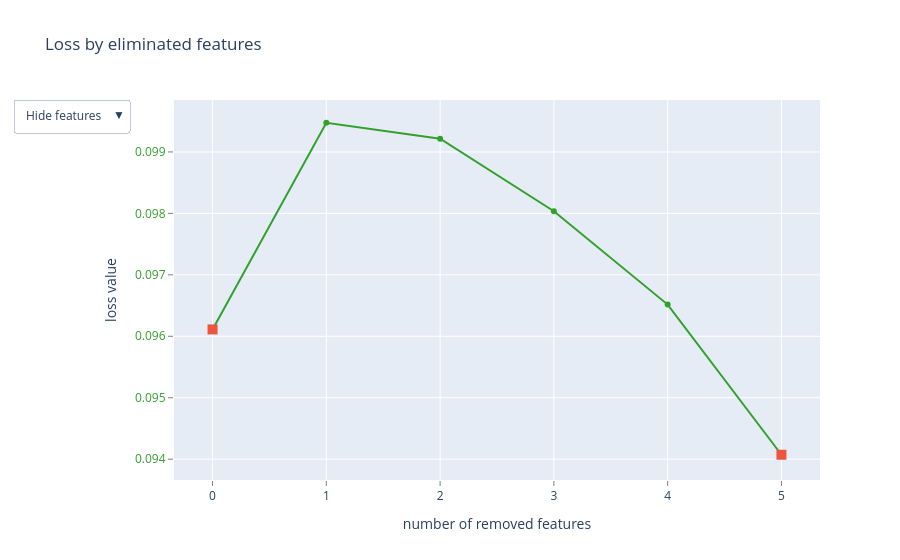

The notebook cell saved with this chart:
### Code cell
# Инициализация модели
params = {
    'depth': 4,
    'learning_rate': 0.14426903489208018,
    'iterations': 1000,
    'l2_leaf_reg': 0.7800985529013594,
    'random_seed': 42,
    'eval_metric': 'AUC',
    'use_best_model': True,
    'verbose': 0, 
    'border_count': 103,   # для числовых фич
    'bagging_temperature': 0.47781817497692847,
    'random_strength': 0.6401381492117277
}
model_CBC = cb.CatBoostClassifier(**params)

# Отбор оптимального числа признаков
summary = model_CBC.select_features(
    train_pool_tg_enc,
    eval_set=valid_pool_tg_enc,
    features_for_select="0-{}".format(X_train_CBC.shape[1] - 1),
    num_features_to_select=8,
    steps=1,
    algorithm="RecursiveByShapValues",
    shap_calc_type="Regular",
    plot=True
)

# Отобранные фичи
selected_features = summary["selected_features"]
feature_names = X_train_CBC.columns[selected_features].to_list()
print('Отобранные признаки:')
print(*feature_names, sep=', ')

### Figure 1 — Plotly figure (JSON) as saved in the notebook; plotly's stock layout.template omitted (floating-point values rounded to 4 significant figures)
{"data": [{"line": {"color": "rgb(51,160,44)"}, "mode": "lines+markers", "name": "", "text": ["", "spore-pattern", "gill-attachment", "cap-texture", "ring-thickness", "stem-flexibility"], "type": "scatter", "x": [0, 1, 2, 3, 4, 5], "y": [0.09611, 0.09948, 0.09922, 0.09803, 0.09652, 0.09407]}, {"marker": {"size": 10, "symbol": "square"}, "mode": "markers", "name": "", "text": ["", "stem-flexibility"], "type": "scatter", "x": [0, 5], "y": [0.09611, 0.09407]}, {"mode": "text", "name": "", "text": ["", "1", "7", "0", "3", "2"], "textfont": {"color": "rgb(51,160,44)", "family": "sans serif", "size": 18}, "textposition": "bottom center", "type": "scatter", "visible": false, "x": [0, 1, 2, 3, 4, 5], "y": [0.09611, 0.09948, 0.09922, 0.09803, 0.09652, 0.09407]}, {"mode": "text", "name": "", "text": ["", "spore-pattern", "gill-attachment", "cap-texture", "ring-thickness", "stem-flexibility"], "textfont": {"color": "rgb(51,160,44)", "family": "sans serif", "size": 18}, "textposition": "bottom center", "type": "scatter", "visible": false, "x": [0, 1, 2, 3, 4, 5], "y": [0.09611, 0.09948, 0.09922, 0.09803, 0.09652, 0.09407]}], "layout": {"showlegend": false, "title": {"text": "Loss by eliminated features"}, "updatemenus": [{"active": 0, "buttons": [{"args": [{"visible": [true, true, false, false]}], "label": "Hide features", "method": "update"}, {"args": [{"visible": [true, true, true, false]}], "label": "Show indices", "method": "update"}, {"args": [{"visible": [true, true, false, true]}], "label": "Show names", "method": "update"}], "pad": {"r": 10, "t": 10}, "showactive": true, "x": -0.25, "xanchor": "left", "y": 1.03, "yanchor": "top"}], "xaxis": {"gridcolor": "rgb(255,255,255)", "showgrid": true, "showline": false, "showticklabels": true, "tickcolor": "rgb(127,127,127)", "ticks": "outside", "title": {"text": "number of removed features"}, "zeroline": false}, "yaxis": {"gridcolor": "rgb(255,255,255)", "showgrid": true, "showline": false, "showticklabels": true, "tickcolor": "rgb(127,127,127)", "tickfont": {"color": "rgb(51,160,44)"}, "ticks": "outside", "title": {"text": "loss value"}, "zeroline": false}}}
